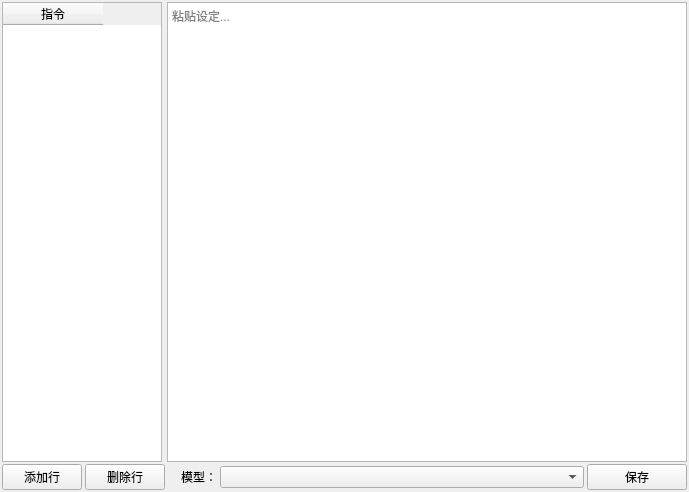
<?xml version="1.0" encoding="UTF-8"?>
<ui version="4.0">
 <class>Aifujia</class>
 <widget class="QWidget" name="Aifujia">
  <property name="geometry">
   <rect>
    <x>0</x>
    <y>0</y>
    <width>689</width>
    <height>492</height>
   </rect>
  </property>
  <property name="windowTitle">
   <string>Form</string>
  </property>
  <layout class="QGridLayout" name="gridLayout">
   <property name="leftMargin">
    <number>2</number>
   </property>
   <property name="topMargin">
    <number>2</number>
   </property>
   <property name="rightMargin">
    <number>2</number>
   </property>
   <property name="bottomMargin">
    <number>2</number>
   </property>
   <property name="spacing">
    <number>2</number>
   </property>
   <item row="2" column="2">
    <layout class="QHBoxLayout" name="horizontalLayout_3">
     <property name="spacing">
      <number>3</number>
     </property>
     <property name="leftMargin">
      <number>0</number>
     </property>
     <property name="topMargin">
      <number>0</number>
     </property>
     <item>
      <widget class="QLabel" name="label">
       <property name="maximumSize">
        <size>
         <width>50</width>
         <height>16777215</height>
        </size>
       </property>
       <property name="text">
        <string>模型：</string>
       </property>
       <property name="alignment">
        <set>Qt::AlignRight|Qt::AlignTrailing|Qt::AlignVCenter</set>
       </property>
      </widget>
     </item>
     <item>
      <widget class="QComboBox" name="model_comboBox"/>
     </item>
     <item>
      <widget class="QPushButton" name="save_data">
       <property name="maximumSize">
        <size>
         <width>100</width>
         <height>16777215</height>
        </size>
       </property>
       <property name="text">
        <string>保存</string>
       </property>
      </widget>
     </item>
    </layout>
   </item>
   <item row="1" column="2">
    <widget class="QTextEdit" name="textEdit">
     <property name="placeholderText">
      <string>粘贴设定...</string>
     </property>
    </widget>
   </item>
   <item row="1" column="1">
    <widget class="QTableWidget" name="tableWidget">
     <property name="enabled">
      <bool>true</bool>
     </property>
     <property name="maximumSize">
      <size>
       <width>160</width>
       <height>16777215</height>
      </size>
     </property>
     <column>
      <property name="text">
       <string>指令</string>
      </property>
     </column>
    </widget>
   </item>
   <item row="2" column="1">
    <layout class="QHBoxLayout" name="horizontalLayout_2">
     <property name="spacing">
      <number>3</number>
     </property>
     <property name="topMargin">
      <number>0</number>
     </property>
     <item>
      <widget class="QPushButton" name="add_row">
       <property name="maximumSize">
        <size>
         <width>80</width>
         <height>16777215</height>
        </size>
       </property>
       <property name="text">
        <string>添加行</string>
       </property>
      </widget>
     </item>
     <item>
      <widget class="QPushButton" name="removs_row">
       <property name="maximumSize">
        <size>
         <width>80</width>
         <height>16777215</height>
        </size>
       </property>
       <property name="text">
        <string>删除行</string>
       </property>
      </widget>
     </item>
    </layout>
   </item>
  </layout>
 </widget>
 <resources/>
 <connections/>
</ui>
